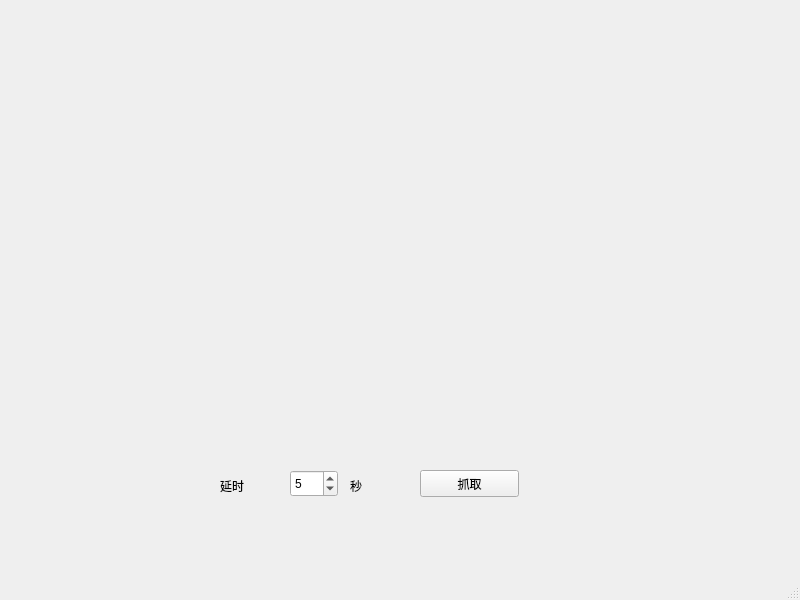
<?xml version="1.0" encoding="UTF-8"?>
<ui version="4.0">
 <class>SignFaceWindow</class>
 <widget class="QMainWindow" name="SignFaceWindow">
  <property name="geometry">
   <rect>
    <x>0</x>
    <y>0</y>
    <width>800</width>
    <height>600</height>
   </rect>
  </property>
  <property name="windowTitle">
   <string>人脸数据录入</string>
  </property>
  <widget class="QWidget" name="centralwidget">
   <widget class="QLabel" name="cam_label">
    <property name="geometry">
     <rect>
      <x>250</x>
      <y>110</y>
      <width>231</width>
      <height>271</height>
     </rect>
    </property>
    <property name="text">
     <string/>
    </property>
   </widget>
   <widget class="QPushButton" name="catch_btn">
    <property name="geometry">
     <rect>
      <x>420</x>
      <y>470</y>
      <width>99</width>
      <height>27</height>
     </rect>
    </property>
    <property name="text">
     <string>抓取</string>
    </property>
   </widget>
   <widget class="QSpinBox" name="sleep_box">
    <property name="geometry">
     <rect>
      <x>290</x>
      <y>470</y>
      <width>48</width>
      <height>27</height>
     </rect>
    </property>
    <property name="value">
     <number>5</number>
    </property>
   </widget>
   <widget class="QLabel" name="label_2">
    <property name="geometry">
     <rect>
      <x>220</x>
      <y>470</y>
      <width>67</width>
      <height>31</height>
     </rect>
    </property>
    <property name="text">
     <string>延时</string>
    </property>
   </widget>
   <widget class="QLabel" name="label_3">
    <property name="geometry">
     <rect>
      <x>350</x>
      <y>470</y>
      <width>67</width>
      <height>31</height>
     </rect>
    </property>
    <property name="text">
     <string>秒</string>
    </property>
   </widget>
  </widget>
  <widget class="QStatusBar" name="statusbar"/>
 </widget>
 <resources/>
 <connections/>
</ui>
